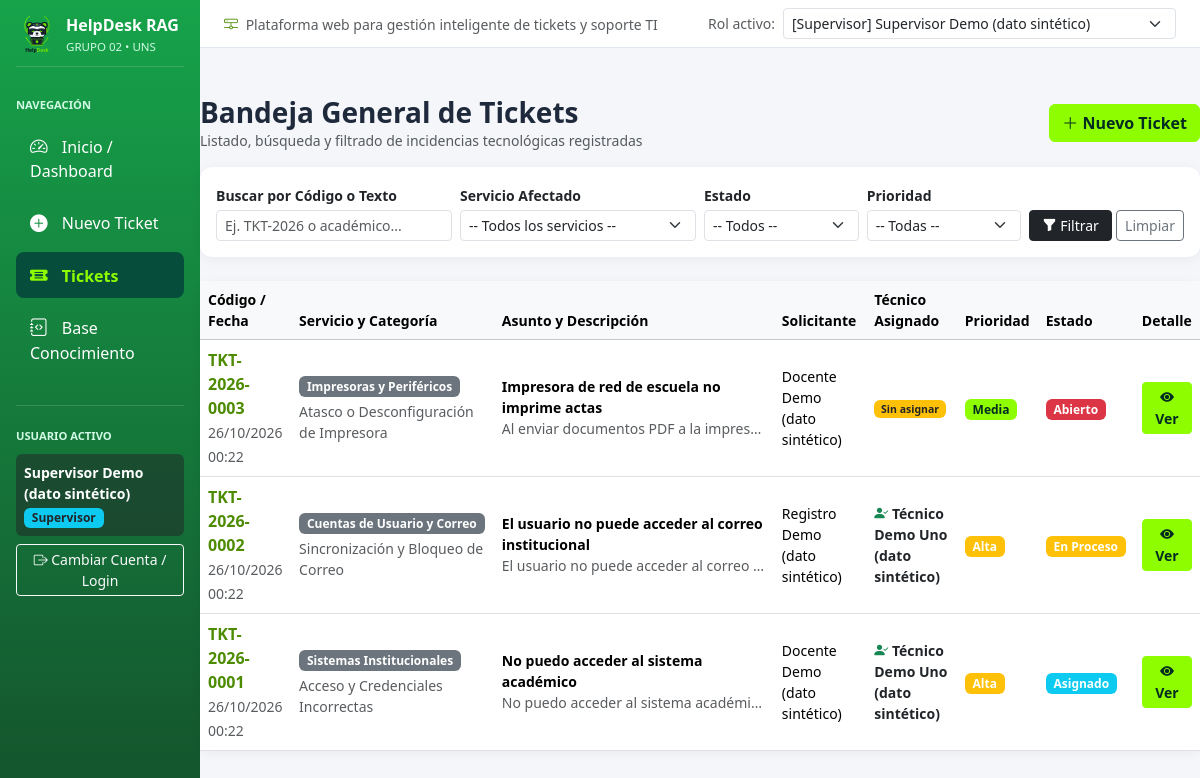
The page /tickets.php on the database as committed earlier.
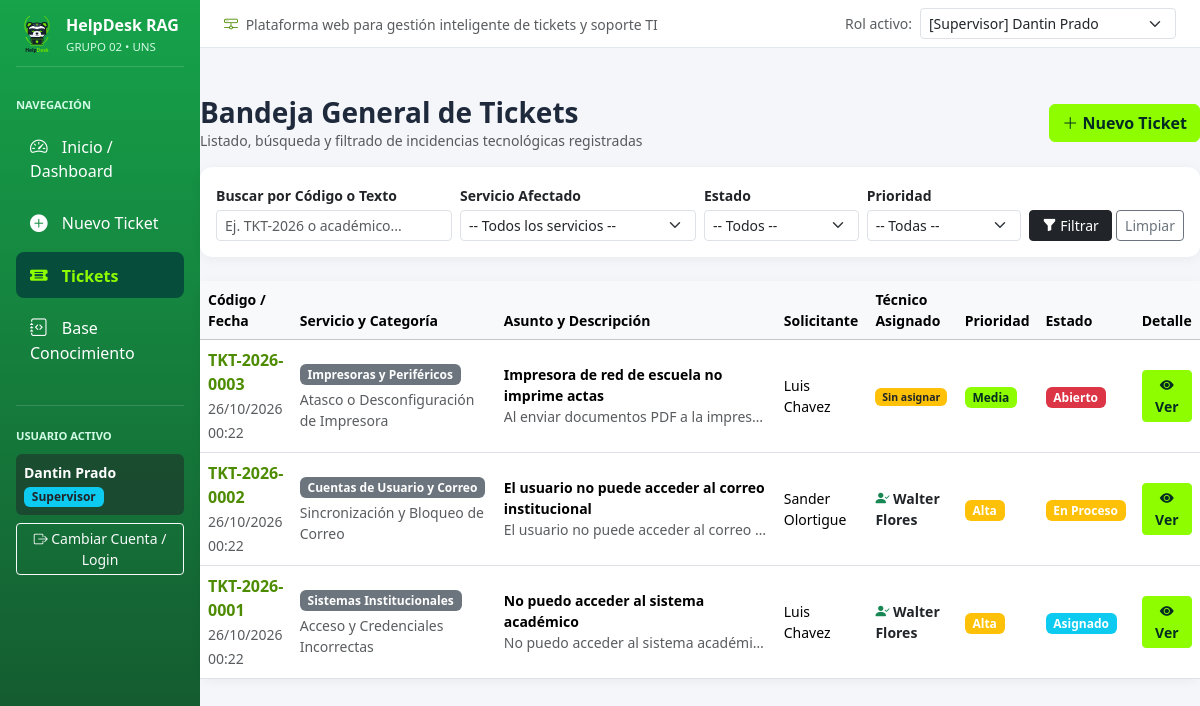
The same page on the database as committed later.
### tables this page shows
CREATE TABLE usuarios (
    id_usuario INT AUTO_INCREMENT PRIMARY KEY,
    id_rol INT NOT NULL,
    codigo_institucional VARCHAR(20) NOT NULL UNIQUE,
    nombre_completo VARCHAR(120) NOT NULL,
    email VARCHAR(120) NOT NULL UNIQUE,
    password_hash VARCHAR(255) NOT NULL,
    dependencia_oficina VARCHAR(100) NOT NULL,
    especialidad_ti VARCHAR(100) NULL,
    activo TINYINT(1) NOT NULL DEFAULT 1,
    creado_en TIMESTAMP DEFAULT CURRENT_TIMESTAMP,
    CONSTRAINT fk_usuarios_rol FOREIGN KEY (id_rol) REFERENCES roles(id_rol)
        ON UPDATE CASCADE ON DELETE RESTRICT
);

CREATE TABLE tickets (
    id_ticket INT AUTO_INCREMENT PRIMARY KEY,
    codigo_ticket VARCHAR(25) NOT NULL UNIQUE,
    id_solicitante INT NOT NULL,
    id_tecnico_asignado INT NULL,
    id_supervisor_asignador INT NULL,
    id_servicio INT NOT NULL,
    id_categoria INT NOT NULL,
    id_prioridad INT NOT NULL,
    id_estado INT NOT NULL DEFAULT 1,
    asunto VARCHAR(180) NOT NULL,
    descripcion TEXT NOT NULL,
    diagnostico_tecnico TEXT NULL,
    solucion_aplicada TEXT NULL,
    fecha_registro TIMESTAMP DEFAULT CURRENT_TIMESTAMP,
    fecha_asignacion DATETIME NULL,
    fecha_resolucion DATETIME NULL,
    CONSTRAINT fk_ticket_solicitante FOREIGN KEY (id_solicitante) REFERENCES usuarios(id_usuario),
    CONSTRAINT fk_ticket_tecnico FOREIGN KEY (id_tecnico_asignado) REFERENCES usuarios(id_usuario),
    CONSTRAINT fk_ticket_supervisor FOREIGN KEY (id_supervisor_asignador) REFERENCES usuarios(id_usuario),
    CONSTRAINT fk_ticket_servicio FOREIGN KEY (id_servicio) REFERENCES servicios(id_servicio),
    CONSTRAINT fk_ticket_categoria FOREIGN KEY (id_categoria) REFERENCES categorias(id_categoria),
    CONSTRAINT fk_ticket_prioridad FOREIGN KEY (id_prioridad) REFERENCES prioridades(id_prioridad),
    CONSTRAINT fk_ticket_estado FOREIGN KEY (id_estado) REFERENCES estados(id_estado)
);

CREATE TABLE roles (
    id_rol INT AUTO_INCREMENT PRIMARY KEY,
    nombre VARCHAR(50) NOT NULL UNIQUE,
    descripcion VARCHAR(200) NOT NULL
);

CREATE TABLE servicios (
    id_servicio INT AUTO_INCREMENT PRIMARY KEY,
    codigo_servicio VARCHAR(20) NOT NULL UNIQUE,
    nombre VARCHAR(100) NOT NULL UNIQUE,
    descripcion VARCHAR(255) NOT NULL,
    activo TINYINT(1) NOT NULL DEFAULT 1
);

CREATE TABLE categorias (
    id_categoria INT AUTO_INCREMENT PRIMARY KEY,
    id_servicio_default INT NULL,
    nombre VARCHAR(100) NOT NULL UNIQUE,
    descripcion VARCHAR(200) NOT NULL,
    CONSTRAINT fk_categoria_servicio FOREIGN KEY (id_servicio_default) REFERENCES servicios(id_servicio)
        ON UPDATE CASCADE ON DELETE SET NULL
);

CREATE TABLE prioridades (
    id_prioridad INT AUTO_INCREMENT PRIMARY KEY,
    nombre VARCHAR(40) NOT NULL UNIQUE,
    nivel_orden INT NOT NULL,
    sla_horas INT NOT NULL DEFAULT 24,
    color_badge VARCHAR(30) NOT NULL DEFAULT 'secondary'
);

CREATE TABLE estados (
    id_estado INT AUTO_INCREMENT PRIMARY KEY,
    nombre VARCHAR(40) NOT NULL UNIQUE,
    descripcion VARCHAR(150) NOT NULL,
    es_cerrado TINYINT(1) NOT NULL DEFAULT 0,
    color_badge VARCHAR(30) NOT NULL DEFAULT 'primary'
);

### src/config/db.php (called while the page is built, shortened)
<?php
try {
    $pdo = conectarBD();
} catch (\PDOException $e) {
    die("<div style='font-family:sans-serif;padding:24px;background:#fef2f2;border:1px solid #ef4444;color:#991b1b;border-radius:8px;margin:20px;'>
            <h3>Error de Conexión a la Base de Datos</h3>
            <p>No se pudo conectar a <b>helpdesk_rag_db</b>: " . htmlspecialchars($e->getMessage()) . "</p>
            <p>Verifica que el servicio MySQL esté activo y hayas importado el script SQL del proyecto.</p>
         </div>");
}
if (!isset($_SESSION['usuario'])) {
    $stmtDefault = $pdo->query("
        SELECT u.*, r.nombre AS rol_nombre
        FROM usuarios u
        INNER JOIN roles r ON u.id_rol = r.id_rol
        WHERE u.id_usuario = 3 LIMIT 1
    ");
}
?>

### src/tickets.php (the view, shortened to what the changed rows need)
<?php
require_once __DIR__ . '/includes/header.php';
$condiciones = ["1=1"];
$params = [];
$sqlWhere = implode(" AND ", $condiciones);
$stmt = $pdo->prepare("
    SELECT t.*,
           u.nombre_completo AS solicitante,
           tec.nombre_completo AS tecnico,
           s.nombre AS servicio,
           c.nombre AS categoria,
           p.nombre AS prioridad, p.color_badge AS color_prio,
           e.nombre AS estado, e.color_badge AS color_est
    FROM tickets t
    INNER JOIN usuarios u ON t.id_solicitante = u.id_usuario
    LEFT JOIN usuarios tec ON t.id_tecnico_asignado = tec.id_usuario
    INNER JOIN servicios s ON t.id_servicio = s.id_servicio
    INNER JOIN categorias c ON t.id_categoria = c.id_categoria
    INNER JOIN prioridades p ON t.id_prioridad = p.id_prioridad
    INNER JOIN estados e ON t.id_estado = e.id_estado
    WHERE $sqlWhere
    ORDER BY t.id_ticket DESC
");
$stmt->execute($params);
$tickets = $stmt->fetchAll();
?>
<div class="card">
    <div class="table-responsive">
        <table class="table table-hover align-middle mb-0">
            <thead class="table-light small">
                <tr>
                    <th>Código / Fecha</th>
                    <th>Servicio y Categoría</th>
                    <th>Asunto y Descripción</th>
                    <th>Solicitante</th>
                    <th>Técnico Asignado</th>
                    <th>Prioridad</th>
                    <th>Estado</th>
                    <th>Detalle</th>
                </tr>
            </thead>
            <tbody>
                <?php foreach ($tickets as $t): ?>
                <tr>
                    <td>
                        <div class="fw-bold text-primary"><?= htmlspecialchars($t['codigo_ticket']) ?></div>
                        <small class="text-muted"><?= date('d/m/Y H:i', strtotime($t['fecha_registro'])) ?></small>
                    </td>
                    <td>
                        <span class="badge bg-secondary"><?= htmlspecialchars($t['servicio']) ?></span>
                        <div class="small text-muted mt-1"><?= htmlspecialchars($t['categoria']) ?></div>
                    </td>
                    <td style="max-width: 280px;">
                        <div class="fw-semibold small"><?= htmlspecialchars($t['asunto']) ?></div>
                        <div class="text-muted small text-truncate"><?= htmlspecialchars($t['descripcion']) ?></div>
                    </td>
                    <td class="small"><?= htmlspecialchars($t['solicitante']) ?></td>
                    <td class="small">
                        <?php if ($t['tecnico']): ?>
                            <span class="text-dark fw-semibold"><i class="bi bi-person-check-fill text-success"></i> <?= htmlspecialchars($t['tecnico']) ?></span>
                        <?php else: ?>
                            <span class="badge bg-warning text-dark">Sin asignar</span>
                        <?php endif; ?>
                    </td>
                    <td><span class="badge bg-<?= htmlspecialchars($t['color_prio']) ?>"><?= htmlspecialchars($t['prioridad']) ?></span></td>
                    <td><span class="badge bg-<?= htmlspecialchars($t['color_est']) ?>"><?= htmlspecialchars($t['estado']) ?></span></td>
                    <td>
                        <a href="detalle_ticket.php?id=<?= $t['id_ticket'] ?>" class="btn btn-sm btn-primary">
                            <i class="bi bi-eye-fill"></i> Ver
                        </a>
                    </td>
                </tr>
                <?php endforeach; ?>
            </tbody>
        </table>
    </div>
</div>
<?php require_once __DIR__ . '/includes/footer.php'; ?>

### src/includes/header.php (shortened to what the changed rows need)
<?php
require_once __DIR__ . '/../config/db.php';
$usuarioActual = $_SESSION['usuario'];
$perfilesDemo  = $pdo->query("
    SELECT u.id_usuario, u.nombre_completo, r.nombre AS rol
    FROM usuarios u
    INNER JOIN roles r ON u.id_rol = r.id_rol
    ORDER BY u.id_rol
")->fetchAll();
?>
<!DOCTYPE html>
<html lang="es">
<head>
    <link href="https://cdn.jsdelivr.net/npm/bootstrap@5.3.2/dist/css/bootstrap.min.css" rel="stylesheet">
    <link href="https://cdn.jsdelivr.net/npm/bootstrap-icons@1.11.3/font/bootstrap-icons.css" rel="stylesheet">
    <link href="assets/css/styles.css" rel="stylesheet">
</head>
<body>
<div class="container-fluid">
    <div class="row">
        <nav class="col-md-3 col-lg-2 d-md-block sidebar p-3">
            <div class="mt-4 pt-3 border-top border-secondary">
                <div class="mt-2 p-2 rounded bg-dark bg-opacity-50">
                    <div class="fw-semibold small text-white"><?= htmlspecialchars($usuarioActual['nombre_completo']) ?></div>
                    <span class="badge bg-info text-dark mt-1"><?= htmlspecialchars($usuarioActual['rol_nombre']) ?></span>
                </div>
            </div>
        </nav>
        <main class="col-md-9 ms-sm-auto col-lg-10 px-0">
            <div class="topbar px-4 py-2 d-flex flex-wrap justify-content-between align-items-center">
                <div class="d-flex align-items-center gap-2">
                    <form method="GET" class="d-inline">
                        <select name="cambiar_perfil" class="form-select form-select-sm" onchange="this.form.submit()">
                            <?php foreach ($perfilesDemo as $pf): ?>
                                <option value="<?= $pf['id_usuario'] ?>" <?= $pf['id_usuario'] == $usuarioActual['id_usuario'] ? 'selected' : '' ?>>
                                    [<?= htmlspecialchars($pf['rol']) ?>] <?= htmlspecialchars($pf['nombre_completo']) ?>
                                </option>
                            <?php endforeach; ?>
                        </select>
                    </form>
                </div>
            </div>

Rows that differ between the two databases and show on the page:
changed usuarios "Supervisor": nombre_completo "Supervisor Demo (dato sintético)" → "Dantin Prado"
changed through a linked row, tickets "TKT-2026-0003": id_solicitante.nombre_completo "Docente Demo (dato sintético)" → "Luis Chavez"
changed through a linked row, tickets "El usuario no puede acceder al correo institucional": id_solicitante.nombre_completo "Registro Demo (dato sintético)" → "Sander Olortigue"; id_tecnico_asignado.nombre_completo "Técnico Demo Uno (dato sintético)" → "Walter Flores"
changed through a linked row, tickets "TKT-2026-0001": id_solicitante.nombre_completo "Docente Demo (dato sintético)" → "Luis Chavez"; id_tecnico_asignado.nombre_completo "Técnico Demo Uno (dato sintético)" → "Walter Flores"
Other text that changed with them:
form field cambiar_perfil: "[Supervisor] Supervisor Demo (dato sintético)" → "[Supervisor] Dantin Prado"
